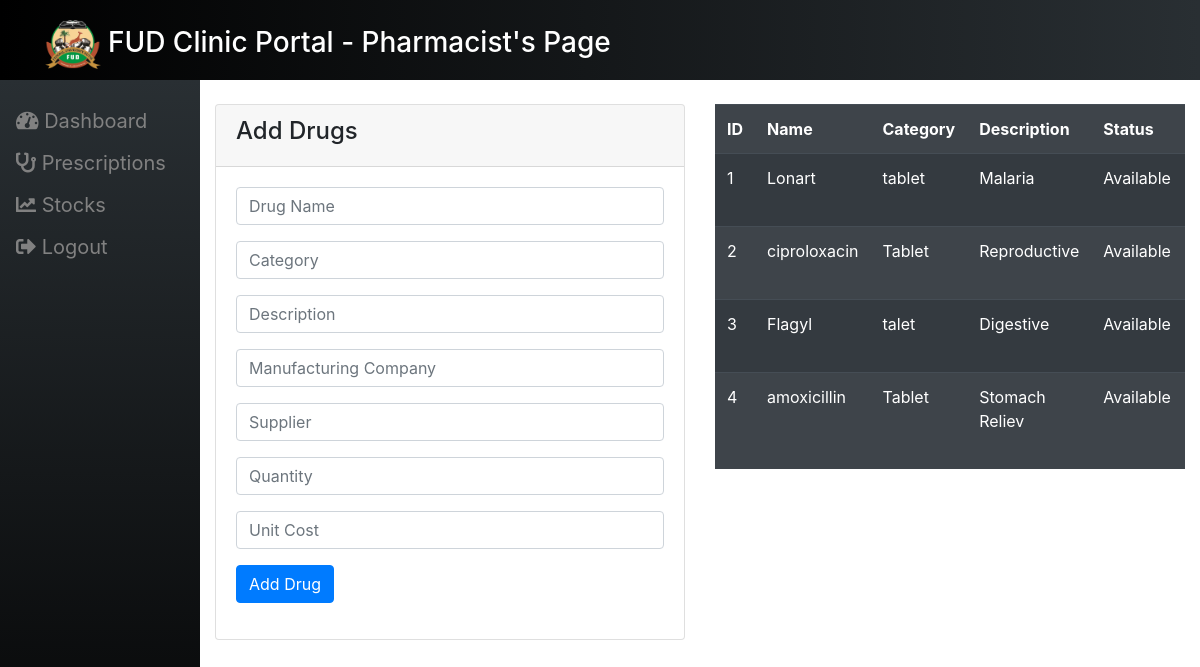
The app's page /pharm_stock.php (signed in) with its own data.
### tables this page shows
CREATE TABLE `stock` (
  `stock_id` tinyint(5) NOT NULL,
  `drug_name` varchar(20) NOT NULL,
  `category` varchar(20) NOT NULL,
  `description` varchar(50) NOT NULL,
  `company` varchar(20) NOT NULL,
  `supplier` varchar(20) NOT NULL,
  `quantity` int(11) NOT NULL,
  `cost` int(11) NOT NULL,
  `status` enum('Available','Inavailable') NOT NULL,
  `date_supplied` date NOT NULL
);

### pharm_stock.php (the view, shortened to what this page needs)
<!DOCTYPE html>
<html>
<head>
	<?php require 'incs/header.php' ?>
</head>
<body>
<?php include 'incs/pharm_data.php'; ?>
<div class="main_body">
	<div class="container mt-4">
		<div class="row">
			<div class="col-md-6">
				<div class="card card-primary">
					<div class="card-header">
						<h4>Add Drugs</h4>
					</div>
					<div class="card-body">
						<form action="<?php echo $_SERVER['PHP_SELF'] ?>" method = 'POST'>
					<div class="form-group">
						<input name="drug_name" type="text" class="form-control" placeholder="Drug Name" required="required" id="drug_name" />
					</div>
					<div class="form-group">
						<input name="category" type="text" class="form-control" placeholder="Category" required="required" id="category"/>
					</div>
					<div class="form-group">
						<input name="description" type="text" class="form-control" placeholder="Description" required="required" id="description" />
					</div>
					<div class="form-group">
						<input name="company" type="text" class="form-control" placeholder="Manufacturing Company"  required="required" id="company" />
					</div>
					<div class="form-group">
						<input name="supplier" type="text" class="form-control" placeholder="Supplier" required="required" id="supplier" />
					</div>
					<div class="form-group">
						<input name="quantity" type="text" class="form-control" placeholder="Quantity" required="required" id="quantity" />
					</div>
					<div class="form-group">
						<input name="cost" type="text" class="form-control" placeholder="Unit Cost" required="required" id="cost" />
					</div>
					<div class="form-group">
						<input name="submit" type="submit" value="Add Drug" id="submit" class="btn btn-primary" />
					</div>
				</form>
					</div>
				</div>
			</div>
			<div class="col-md-6">
		<?php
        include_once('connect_db.php');
        $result = mysqli_query($con,"SELECT * FROM stock")
                or die(mysqli_error($con));
        echo "<table class = 'table table-striped table-dark table-hover table-responsive'>";
         echo "<tr><th>ID</th><th>Name</th><th>Category</th><th>Description</th><th>Status </th><th>Date </th> <th>Quantity</th> <th>Delete</th></tr>";
         $x = 0;
        while($row = mysqli_fetch_array( $result )) {
        	$x++;
                echo "<tr>";
                 echo '<td>' . $x . '</td>';
                echo '<td>' . $row['drug_name'] . '</td>';
				echo '<td>' . $row['category'] . '</td>';
				echo '<td>' . $row['description'] . '</td>';
				echo '<td>' . $row['status'] . '</td>';
				echo '<td>' . $row['date_supplied'] . '</td>';
				?>
				<?php
		 }
        echo "</table>";
?>
			</div>
		</div>
	</div>
</div>
</body>
</html>

### incs/header.php (style rules this page uses)
.main_body { margin-left: 200px; }

### records on screen
stock: drug_name "Lonart", category "tablet", description "Malaria", status "Available"
stock: drug_name "ciproloxacin", category "Tablet", description "Reproductive", status "Available"
stock: drug_name "Flagyl", category "talet", description "Digestive", status "Available"
stock: drug_name "amoxicillin", category "Tablet", description "Stomach Reliev", status "Available"
